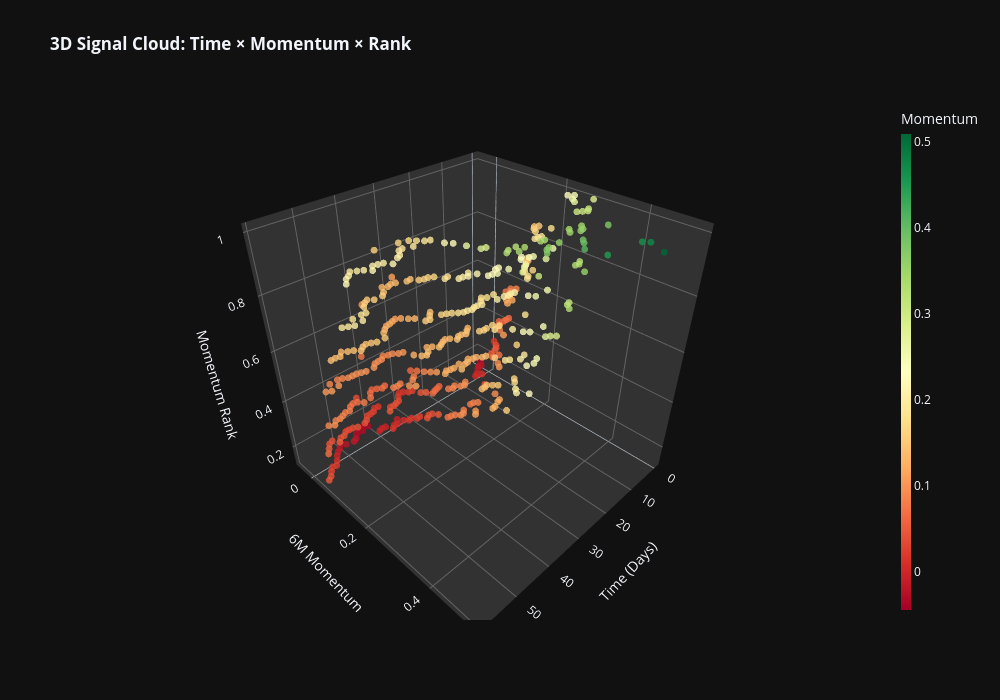

This figure's notebook cell:
### Code cell
# 3D Chart 1: Time × Momentum × Rank - Scatter cloud
import plotly.graph_objects as go

# Get last 60 days for clean 3D viz
recent_dates_3d = all_signals.index.get_level_values(0).unique()[-60:]

# Collect 3D points: time index, momentum, rank
x_points, y_points, z_points, colors_pts, hover_text = [], [], [], [], []

for date_idx, date in enumerate(recent_dates_3d):
    for ticker in tickers:
        try:
            row = all_signals.loc[(date, ticker)]
            x_points.append(date_idx)
            y_points.append(row['mom_6m'])  # Momentum on Y
            z_points.append(row['mom_6m_rank'])  # Rank on Z
            colors_pts.append(row['mom_6m'])
            hover_text.append(f"{ticker}<br>Momentum: {row['mom_6m']:.2%}<br>Rank: {row['mom_6m_rank']:.2%}")
        except:
            pass

fig = go.Figure(data=[go.Scatter3d(
    x=x_points,
    y=y_points,
    z=z_points,
    mode='markers',
    marker=dict(
        size=4,
        color=colors_pts,
        colorscale='RdYlGn',
        showscale=True,
        colorbar=dict(title='Momentum', thickness=10),
        opacity=0.8,
        line=dict(width=0)
    ),
    text=hover_text,
    hovertemplate='%{text}<extra></extra>'
)])

fig.update_layout(
    title='<b>3D Signal Cloud: Time × Momentum × Rank</b>',
    scene=dict(
        xaxis_title='Time (Days)',
        yaxis_title='6M Momentum',
        zaxis_title='Momentum Rank',
        bgcolor='rgba(17, 17, 17, 0.9)',
        xaxis=dict(backgroundcolor='rgb(50, 50, 50)', gridcolor='rgb(100, 100, 100)'),
        yaxis=dict(backgroundcolor='rgb(50, 50, 50)', gridcolor='rgb(100, 100, 100)'),
        zaxis=dict(backgroundcolor='rgb(50, 50, 50)', gridcolor='rgb(100, 100, 100)')
    ),
    width=1000,
    height=700,
    template='plotly_dark'
)

fig.show()
print(f"✅ 3D Scatter plotted: {len(x_points)} data points over {len(recent_dates_3d)} days")

### Figure 1 — Plotly figure (JSON) as saved in the notebook; plotly's stock layout.template omitted (floating-point values rounded to 4 significant figures; data arrays with more than 128 entries replaced by an {"elided": "..."} marker saying what was removed)
{"data": [{"hovertemplate": "%{text}<extra></extra>", "marker": {"color": {"elided": "418 float values"}, "colorbar": {"thickness": 10, "title": {"text": "Momentum"}}, "colorscale": [[0, "rgb(165,0,38)"], [0.1, "rgb(215,48,39)"], [0.2, "rgb(244,109,67)"], [0.3, "rgb(253,174,97)"], [0.4, "rgb(254,224,139)"], [0.5, "rgb(255,255,191)"], [0.6, "rgb(217,239,139)"], [0.7, "rgb(166,217,106)"], [0.8, "rgb(102,189,99)"], [0.9, "rgb(26,152,80)"], [1, "rgb(0,104,55)"]], "line": {"width": 0}, "opacity": 0.8, "showscale": true, "size": 4}, "mode": "markers", "text": {"elided": "418 str values"}, "type": "scatter3d", "x": {"elided": "418 int values"}, "y": {"elided": "418 float values"}, "z": {"elided": "418 float values"}}], "layout": {"height": 700, "scene": {"bgcolor": "rgba(17, 17, 17, 0.9)", "xaxis": {"backgroundcolor": "rgb(50, 50, 50)", "gridcolor": "rgb(100, 100, 100)", "title": {"text": "Time (Days)"}}, "yaxis": {"backgroundcolor": "rgb(50, 50, 50)", "gridcolor": "rgb(100, 100, 100)", "title": {"text": "6M Momentum"}}, "zaxis": {"backgroundcolor": "rgb(50, 50, 50)", "gridcolor": "rgb(100, 100, 100)", "title": {"text": "Momentum Rank"}}}, "title": {"text": "<b>3D Signal Cloud: Time × Momentum × Rank</b>"}, "width": 1000}}
